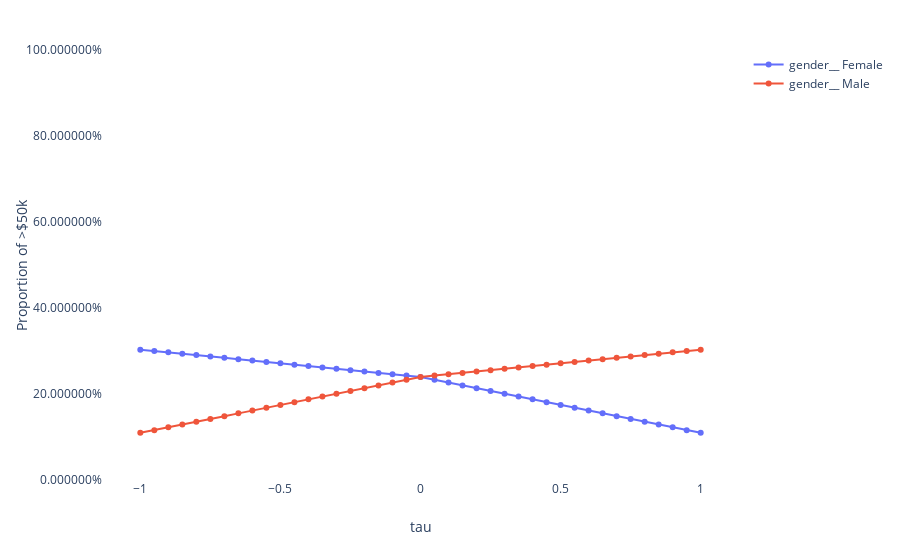

Write notebook code for a chart like this one.
### Code cell
explainer.plot_bias(
    X_test=X_test['gender'],
    y_pred=y_pred,
    inline=True
)
